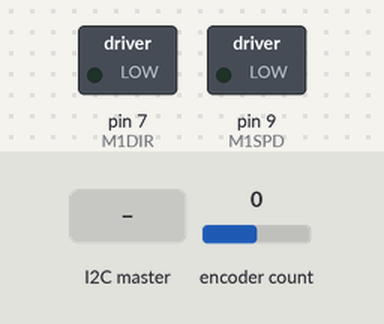
The sketch below on a simulated Arduino Uno, built with avr-gcc and run on an emulated ATmega328P. On the bench: switched loads named in the sketch (green lamp = pin HIGH). The test bench sets the inputs (shaded band); at power-on: encoder count 0. Pins used as bus, display or sensor lines are not drawn.

Above: at 1.2 s.
1.3 s: encoder count set to 4
At 1.7 s:
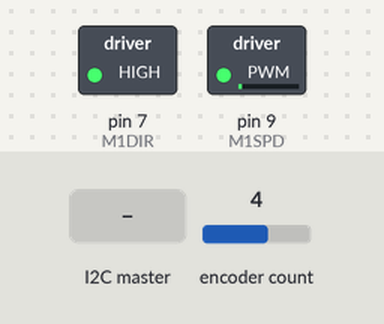
2.8 s: the I2C master sends the byte 2
At 3.7 s:
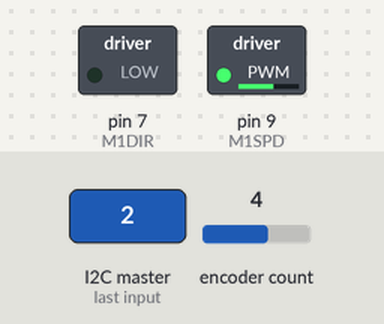
4.3 s: the I2C master sends the byte 1
At 5.3 s:
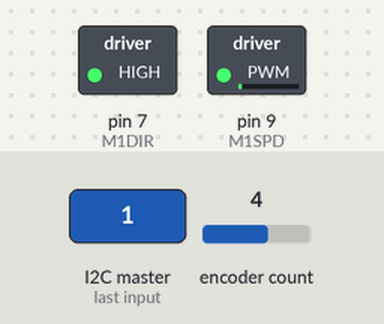
Timing chart, 0 to 7.3 s (numbered marks = the images above; inputs shaded):
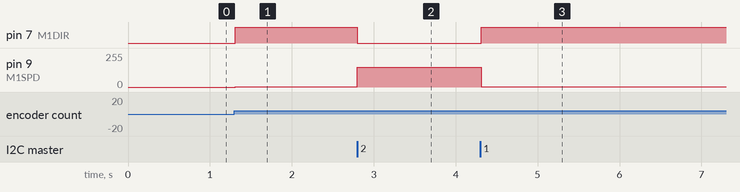

Measured:
- after the input at 1.3 s, pin 7 (M1DIR): LOW → HIGH at once; pin 9 (M1SPD): 0/255 → 3/255 at once
- after the input at 2.8 s, pin 7 (M1DIR): HIGH → LOW at once; pin 9 (M1SPD): 3/255 → 147/255 at once
- after the input at 4.3 s, pin 7 (M1DIR): LOW → HIGH at once; pin 9 (M1SPD): 147/255 → 3/255 at once

The sketch:

FinalArduinoCode.ino
```cpp
//Aidan Ferry
//24 February 2023
//Mini Project Localization Contribution
//This code controls a motor connected to the Arduino through a motor shield. It also receives a value between 1 and 4 over I2C communication.
//These values each indicate a position to which the motor should rotated (1 = 0 radians, 2 = PI/2 radians, 3 = PI radians, 4 = 3PI/2 radians).
//The Arduino also sends back the current precise position of the motor over I2C.
//The motor is driven with a generic PID controller, however in this application the I and D terms were not needed and so were set to zero.
//This is because the system is essentially a first-order system with little mass and lots of natural damping.

#include <Encoder.h>
#include <Wire.h>

#define EN 4
#define M1DIR 7
#define M1SPD 9
#define SLAVE_ADDRESS 0x04

//PID Control Constants
double Kp=3;
double Kd=0;
double Ki=0;

//Current and Desired Position
double pos=0;
double desiredPos=0;

//Initialize the motor encoder object
Encoder motorA(2,4);

void setup() {
  //Begin Serial and Wire comms
  Serial.begin(9600);
  Wire.begin(SLAVE_ADDRESS);

  //Initialize pins for motor driver control
  pinMode(EN,OUTPUT);
  pinMode(M1DIR, OUTPUT);
  pinMode(M1SPD, OUTPUT);

  digitalWrite(EN,HIGH); //Enable motor driver
  Wire.onReceive(receiveData);
  Wire.onRequest(sendData);
}

//This function is called when the Arduino receives a message over I2C.
//The function parses the message and interprets it as a desired motor position.
void receiveData(int byteCount){
  while(Wire.available()) {
    uint8_t quadrant = Wire.read();
    switch(quadrant){
      case 1:
        desiredPos=0;
        break;
      case 2:
        desiredPos=PI/2;
        break;
      case 3:
        desiredPos=PI;
        break;
      case 4:
        desiredPos=3*PI/2;
        break;
    }
  }
}

//This function is responsible for sending data over I2C.
//It parses the current motor position and sends each of the three digits as bytes in an array.
void sendData(){
  byte posArr[3];
  posArr[0] = (uint8_t)pos;
  posArr[1] = ((uint8_t)(pos*10))%10;
  posArr[2] = ((uint8_t)(pos*100))%10;
  Wire.write(posArr, 3);
}

void loop() {
  static int16_t Vapp=0;
  static float laste=0;
  static uint32_t lastTime=0;
  static float e=0;
  static float de=0;
  static float inte=0;

  //Read Encoder
  pos = (double)motorA.read()*2*PI/3200;

  //Calculate the P, I, and D terms for PID control
  e = pos-desiredPos; //Radians
  de = (e-laste)*1000000/(micros()-lastTime); //Radians per second
  inte += ((e+laste)/2)*(micros()-lastTime)/1000000; //Radians times seconds

  //Calculate the applied voltage (in the form of a duty cycle) based on the PID controller
  Vapp = 255.0/8 * (Kp*e + Kd*de + Ki*inte); //Volts
  if(Vapp>255)Vapp=255; //Saturate the duty cycle at +/- 255 if it is above/below these values.
  if(Vapp<-255)Vapp=-255;

  //Drive Motor
  if(Vapp>0) digitalWrite(M1DIR,HIGH);
  else digitalWrite(M1DIR,LOW);
  analogWrite(M1SPD,abs(Vapp));

  laste=e;
  lastTime=micros();

  sendData();

  delay(20);
}
```
